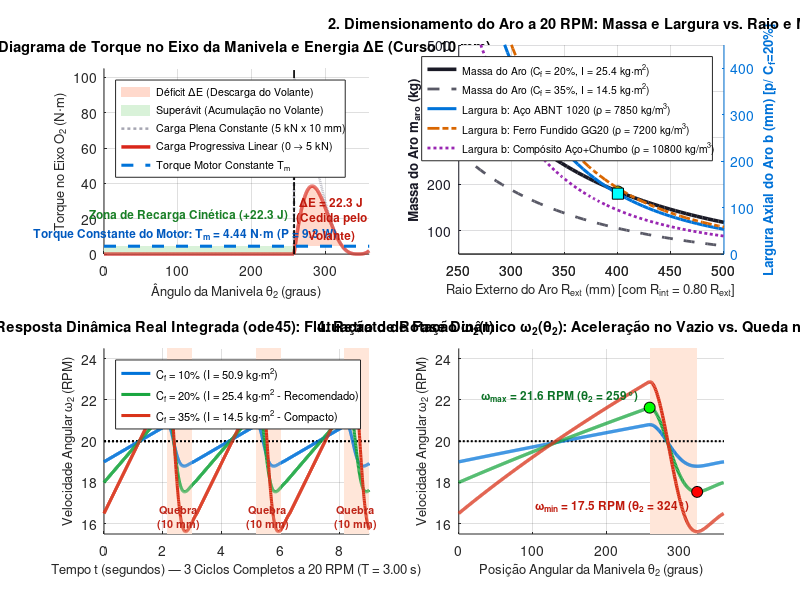

Write MATLAB code to recreate this figure.
% =========================================================================
% Trabalho Final 1 - Dinâmica das Máquinas (UFG)
% Dimensionamento do Volante de Inércia em Aro (20 RPM, Quebra de 10 mm)
% e Simulação Numérica da EDO Não-Linear de Movimento (ode45)
% Aluno: Guilherme Paiva Crispim Abalém | Prof. Sigeo Kitatani Jr.
% =========================================================================

clear; clc; close all;

script_dir = fileparts(mfilename('fullpath'));
if isempty(script_dir), script_dir = '.'; end
assets_dir = fullfile(script_dir, 'assets');
if ~exist(assets_dir, 'dir'), mkdir(assets_dir); end

% -------------------------------------------------------------------------
% 1. Parâmetros Cinemáticos e de Operação (20 RPM, Curso de Quebra = 10 mm)
% -------------------------------------------------------------------------
h_curso = 30.0e-3;       % Curso total da navalha = 30 mm (0.030 m)
delta_quebra = 10.0e-3;  % Curso efetivo de quebra do baru = 10 mm (0.010 m)
F_max = 5000.0;          % Força máxima de cisalhamento = 5000 N
eta_mec = 0.90;          % Rendimento mecânico das juntas e guia prismática

RPM_alvo = 20.0;                   % Rotação nominal = 20 RPM
w_med = RPM_alvo * 2 * pi / 60.0;  % 2.0944 rad/s
T_ciclo = 60.0 / RPM_alvo;         % 3.00 s por ciclo

dt = deg2rad(30.0);
L4 = h_curso / (2.0 * (1.0 - cos(dt))); % 0.1119615 m
L5 = L4;

O4 = [0.0; 0.0];
B2 = [0.0; -L4];
B1 = [-L4*sin(dt); -L4*cos(dt)];
M_vec = B1 - B2;
corda_M = norm(M_vec);

O2 = B2 + 1.5 * M_vec;   % Configuração Ultra-Compacta K = 1.5
L2 = corda_M / 2.0;      % 0.02898 m
L3 = corda_M;            % 0.05796 m

y_pmi = -2.0 * L4;                 % -0.223923 m
y_pms = -2.0 * L4 * cos(dt);       % -0.193923 m
y_contato = y_pmi + delta_quebra;  % -0.213923 m (10 mm acima do PMI)

% -------------------------------------------------------------------------
% 2. Pré-Cálculo Cinemático e Diagrama de Torque Resistente T_res(theta2)
% -------------------------------------------------------------------------
N_pts = 3600;
th2_deg = linspace(0, 360, N_pts);
th2_rad = deg2rad(th2_deg);
dth = th2_rad(2) - th2_rad(1);

y_p = zeros(1, N_pts);
for i = 1:N_pts
    t2 = th2_rad(i);
    xA = O2(1) + L2 * cos(t2);
    yA = O2(2) + L2 * sin(t2);
    d_A = hypot(xA, yA);
    a_c = (L4^2 - L3^2 + d_A^2) / (2.0 * d_A);
    h_c = sqrt(max(0.0, L4^2 - a_c^2));
    x2_c = a_c * xA / d_A;
    y2_c = a_c * yA / d_A;
    p_plus = [x2_c + h_c * (-yA)/d_A; y2_c + h_c * (xA)/d_A];
    p_minus = [x2_c - h_c * (-yA)/d_A; y2_c - h_c * (xA)/d_A];
    if p_plus(1) <= 1e-4 && p_plus(2) < 0
        B = p_plus;
    else
        B = p_minus;
    end
    y_p(i) = B(2) - sqrt(L5^2 - B(1)^2);
end

% Coeficiente cinemático de velocidade do pistão: h_p = dy_p / dtheta2 (m/rad)
h_p = gradient(y_p, dth);
dh_p = gradient(h_p, dth);

% Região de descida com contato no baru (últimos 10 mm antes do PMI)
idx_quebra = find((th2_deg > 166.0) & (y_p <= y_contato));
th2_ini_deg = th2_deg(idx_quebra(1));

% Penetração normalizada s em [0, 1] ao longo dos 10 mm
s_pen = zeros(1, N_pts);
s_pen(idx_quebra) = (y_contato - y_p(idx_quebra)) / delta_quebra;

% Perfis de Força F(y):
% 1) Linear Progressivo (0 -> 5000 N nos 10 mm: W_corte = 25.0 J)
F_lin = zeros(1, N_pts);
F_lin(idx_quebra) = F_max * s_pen(idx_quebra);

% 2) Constante Pleno (5000 N constantes nos 10 mm: W_corte = 50.0 J)
F_const = zeros(1, N_pts);
F_const(idx_quebra) = F_max;

% Torque resistente refletido no eixo da manivela (N.m)
T_res_lin   = (F_lin   .* abs(h_p)) / eta_mec;
T_res_const = (F_const .* abs(h_p)) / eta_mec;

% Trabalho por ciclo e Torque constante do motor
W_ciclo_lin   = trapz(th2_rad, T_res_lin);
Tm_lin        = W_ciclo_lin / (2*pi);
dE_lin        = trapz(th2_rad, max(0, T_res_lin - Tm_lin));

W_ciclo_const = trapz(th2_rad, T_res_const);
Tm_const      = W_ciclo_const / (2*pi);
dE_const      = trapz(th2_rad, max(0, T_res_const - Tm_const));

% Ângulos onde T_res_lin cruza Tm_lin (limites da zona de déficit de energia)
idx_deficit = find(T_res_lin > Tm_lin);
th_A_deg = th2_deg(idx_deficit(1));
th_B_deg = th2_deg(idx_deficit(end));

% -------------------------------------------------------------------------
% 3. Integração Numérica da EDO Não-Linear via ode45 (Dinâmica Direta)
% -------------------------------------------------------------------------
% Equação de movimento:
% I_eq(th2) * d(w2)/dt + 0.5 * dI_eq/dth2 * w2^2 = T_motor - T_res(th2)
% onde I_eq(th2) = I_volante + m_pistao * h_p(th2)^2
m_eq_pistao = 2.5; % Massa equivalente do pistão + faca + bielas (kg)

% Testar 3 valores de Inércia do Volante em Aro (para o caso Linear Progressivo):
% Caso 1: Cf = 0.10 -> I1 = 50.89 kg.m^2 (Volante Grande / Industrial)
% Caso 2: Cf = 0.20 -> I2 = 25.44 kg.m^2 (Volante Padrão Norton p/ Prensas)
% Caso 3: Cf = 0.35 -> I3 = 14.54 kg.m^2 (Volante Compacto Econômico)
I_casos = [dE_lin/(w_med^2 * 0.10), dE_lin/(w_med^2 * 0.20), dE_lin/(w_med^2 * 0.35)];
nomes_casos = {
    sprintf('C_f = 10%% (I = %.1f kg\\cdotm^2)', I_casos(1)),
    sprintf('C_f = 20%% (I = %.1f kg\\cdotm^2 - Recomendado)', I_casos(2)),
    sprintf('C_f = 35%% (I = %.1f kg\\cdotm^2 - Compacto)', I_casos(3))
};
cores_casos = {[0.00, 0.45, 0.85], [0.10, 0.65, 0.25], [0.85, 0.20, 0.10]};

% Simular 3 ciclos completos (9.0 segundos)
t_span = linspace(0, 3 * T_ciclo, 1500);
opts = odeset('RelTol', 1e-6, 'AbsTol', 1e-7, 'MaxStep', 0.01);

sol_t = cell(1, 3);
sol_th = cell(1, 3);
sol_rpm = cell(1, 3);

for c = 1:3
    I_vol = I_casos(c);
    % A velocidade em theta2 = 0 (PMI) é próxima de w_min!
    % Para iniciar já em regime periódico estacionário:
    % Entre th_B (~352°) e 360°, o motor já acelerou um pouco, mas ainda está perto de w_min.
    % Calculamos w0 exato pelo balanço energético:
    % Em th2 = 0, a energia acumulada desde th_B é int_{th_B}^{360} (Tm - T_res) dth
    w_min_est = w_med * (1 - (dE_lin / (I_vol * w_med^2)) / 2);
    x0 = [0.0; w_min_est];
    
    edo_fn = @(t, x) [
        x(2);
        (Tm_lin - interp1(th2_rad, T_res_lin, mod(x(1), 2*pi), 'linear') ...
         - m_eq_pistao * interp1(th2_rad, h_p .* dh_p, mod(x(1), 2*pi), 'linear') * x(2)^2) ...
        / (I_vol + m_eq_pistao * (interp1(th2_rad, h_p, mod(x(1), 2*pi), 'linear'))^2)
    ];
    
    [t_out, x_out] = ode45(edo_fn, t_span, x0, opts);
    sol_t{c} = t_out;
    sol_th{c} = x_out(:, 1);
    sol_rpm{c} = x_out(:, 2) * 60.0 / (2*pi);
end

% -------------------------------------------------------------------------
% 4. Geração da Figura Técnica de 4 Painéis (300 DPI)
% -------------------------------------------------------------------------
fig = figure('Visible', 'off', 'Position', [50, 50, 1400, 920], 'Color', 'w');

% --- PAINEL 1 (Superior Esquerdo): Diagrama de Torque e Energia Delta_E ---
subplot(2, 2, 1);
hold on; grid on;

% Sombrear área Delta_E (onde T_res > T_motor)
th_def = th2_deg(idx_deficit);
T_def = T_res_lin(idx_deficit);
fill([th_def, fliplr(th_def)], [T_def, repmat(Tm_lin, 1, length(th_def))], ...
     [1.0, 0.85, 0.80], 'EdgeColor', 'none');

% Sombrear área de acumulação (onde T_motor > T_res)
idx_acum1 = find(th2_deg <= th_A_deg);
fill([th2_deg(idx_acum1), fliplr(th2_deg(idx_acum1))], ...
     [T_res_lin(idx_acum1), repmat(Tm_lin, 1, length(idx_acum1))], ...
     [0.85, 0.95, 0.85], 'EdgeColor', 'none');

plot(th2_deg, T_res_const, 'Color', [0.65, 0.65, 0.70], 'LineStyle', ':', 'LineWidth', 1.8);
plot(th2_deg, T_res_lin, 'Color', [0.85, 0.15, 0.10], 'LineWidth', 2.5);
plot([0, 360], [Tm_lin, Tm_lin], 'Color', [0.00, 0.45, 0.85], 'LineStyle', '--', 'LineWidth', 2.2);

% Linha vertical de início dos 10 mm de quebra
plot([th2_ini_deg, th2_ini_deg], [0, 105], 'k-.', 'LineWidth', 1.2);
text(th2_ini_deg - 6, 52, sprintf('Início Quebra (10 mm)\n\\theta_2 = %.1f°', th2_ini_deg), ...
     'FontSize', 8.5, 'FontWeight', 'bold', 'HorizontalAlignment', 'right');

text(110, Tm_lin + 7, sprintf('Torque Constante do Motor: T_m = %.2f N\\cdotm (P = %.1f W)', Tm_lin, Tm_lin*w_med), ...
     'FontSize', 8.5, 'FontWeight', 'bold', 'Color', [0.00, 0.35, 0.75], 'HorizontalAlignment', 'center');

text(310, 20, sprintf('\\DeltaE = %.1f J\n(Cedida pelo\nVolante)', dE_lin), ...
     'FontSize', 8.5, 'FontWeight', 'bold', 'Color', [0.75, 0.10, 0.05], 'HorizontalAlignment', 'center');

text(115, 22, 'Zona de Recarga Cinética (+22.3 J)', ...
     'FontSize', 8.5, 'FontWeight', 'bold', 'Color', [0.10, 0.50, 0.15], 'HorizontalAlignment', 'center');

title('1. Diagrama de Torque no Eixo da Manivela e Energia \DeltaE (Curso 10 mm)', 'FontSize', 10.5, 'FontWeight', 'bold');
xlabel('Ângulo da Manivela \theta_2 (graus)', 'FontSize', 9.5);
ylabel('Torque no Eixo O_2 (N\cdotm)', 'FontSize', 9.5);
legend({'Déficit \DeltaE (Descarga do Volante)', 'Superávit (Acumulação no Volante)', ...
        'Carga Plena Constante (5 kN x 10 mm)', 'Carga Progressiva Linear (0 \rightarrow 5 kN)', ...
        'Torque Motor Constante T_m'}, 'Location', 'northwest', 'FontSize', 7.8);
xlim([0, 360]); ylim([0, 105]);

% --- PAINEL 2 (Superior Direito): Dimensionamento Geométrico do Aro e Materiais ---
subplot(2, 2, 2);
hold on; grid on;

Re_vec = linspace(0.25, 0.50, 50); % Raio externo de 250 a 500 mm
Ri_vec = 0.80 * Re_vec;            % Aro com R_int = 0.80 * R_ext

% Massa do aro depende apenas de Re e I_req (independente do material!):
m_aro_20 = I_casos(2) ./ (1.05 * 0.5 * (Re_vec.^2 + Ri_vec.^2)); % Cf = 20%
m_aro_35 = I_casos(3) ./ (1.05 * 0.5 * (Re_vec.^2 + Ri_vec.^2)); % Cf = 35%

% Largura axial b (mm) para Cf = 20% em 3 materiais:
b_fofo   = (m_aro_20 / 7200)  ./ (pi * (Re_vec.^2 - Ri_vec.^2)) * 1000;
b_aco    = (m_aro_20 / 7850)  ./ (pi * (Re_vec.^2 - Ri_vec.^2)) * 1000;
b_chumbo = (m_aro_20 / 10800) ./ (pi * (Re_vec.^2 - Ri_vec.^2)) * 1000;

[ax, h1, h2] = plotyy(Re_vec*1000, m_aro_20, Re_vec*1000, b_aco);
hold(ax(1), 'on'); hold(ax(2), 'on');

set(h1, 'Color', [0.10, 0.10, 0.15], 'LineWidth', 2.6, 'LineStyle', '-');
plot(ax(1), Re_vec*1000, m_aro_35, 'Color', [0.35, 0.35, 0.40], 'LineWidth', 2.0, 'LineStyle', '--');

set(h2, 'Color', [0.00, 0.45, 0.85], 'LineWidth', 2.2, 'LineStyle', '-');
plot(ax(2), Re_vec*1000, b_fofo, 'Color', [0.85, 0.40, 0.00], 'LineWidth', 2.0, 'LineStyle', '-.');
plot(ax(2), Re_vec*1000, b_chumbo, 'Color', [0.60, 0.15, 0.70], 'LineWidth', 2.0, 'LineStyle', ':');

% Destacar ponto ótimo de projeto em R_ext = 400 mm (D = 800 mm)
plot(ax(1), 400, interp1(Re_vec*1000, m_aro_20, 400), 'ko', 'MarkerFaceColor', 'y', 'MarkerSize', 8);
plot(ax(2), 400, interp1(Re_vec*1000, b_aco, 400), 'ks', 'MarkerFaceColor', 'c', 'MarkerSize', 8);

set(ax(1), 'YColor', [0.1 0.1 0.15], 'YLim', [50, 500]);
set(ax(2), 'YColor', [0.0 0.45 0.85], 'YLim', [0, 450]);
ylabel(ax(1), 'Massa do Aro m_{aro} (kg)', 'FontSize', 9.5, 'FontWeight', 'bold');
ylabel(ax(2), 'Largura Axial do Aro b (mm) [p/ C_f=20%]', 'FontSize', 9.5, 'FontWeight', 'bold');
xlabel(ax(1), 'Raio Externo do Aro R_{ext} (mm) [com R_{int} = 0.80 R_{ext}]', 'FontSize', 9.5);
title('2. Dimensionamento do Aro a 20 RPM: Massa e Largura vs. Raio e Material', 'FontSize', 10.5, 'FontWeight', 'bold');

legend([h1; findobj(ax(1), 'LineStyle', '--'); h2; findobj(ax(2), 'LineStyle', '-.'); findobj(ax(2), 'LineStyle', ':')], ...
       {'Massa do Aro (C_f = 20%, I = 25.4 kg\cdotm^2)', ...
        'Massa do Aro (C_f = 35%, I = 14.5 kg\cdotm^2)', ...
        'Largura b: Aço ABNT 1020 (\rho = 7850 kg/m^3)', ...
        'Largura b: Ferro Fundido GG20 (\rho = 7200 kg/m^3)', ...
        'Largura b: Compósito Aço+Chumbo (\rho = 10800 kg/m^3)'}, ...
       'Location', 'northeast', 'FontSize', 7.5);

% --- PAINEL 3 (Inferior Esquerdo): Simulação Temporal ode45 omega2(t) ---
subplot(2, 2, 3);
hold on; grid on;

plot([0, 3*T_ciclo], [RPM_alvo, RPM_alvo], 'k:', 'LineWidth', 1.5);
for c = 1:3
    plot(sol_t{c}, sol_rpm{c}, 'Color', cores_casos{c}, 'LineWidth', 2.2);
end

% Destacar os instantes de impacto com o baru em cada ciclo
for k_c = 1:3
    t_imp = (k_c - 1)*T_ciclo + (th2_ini_deg/360)*T_ciclo;
    fill([t_imp, k_c*T_ciclo, k_c*T_ciclo, t_imp], [15.5, 15.5, 24.5, 24.5], ...
         [1.0, 0.90, 0.85], 'EdgeColor', 'none');
end
% Replotar linhas por cima do sombreamento
plot([0, 3*T_ciclo], [RPM_alvo, RPM_alvo], 'k:', 'LineWidth', 1.5);
h_lines = zeros(1, 3);
for c = 1:3
    h_lines(c) = plot(sol_t{c}, sol_rpm{c}, 'Color', cores_casos{c}, 'LineWidth', 2.2);
end

text(2.55, 16.3, sprintf('Quebra\n(10 mm)'), 'FontSize', 7.8, 'Color', [0.75 0.15 0.1], 'HorizontalAlignment', 'center', 'FontWeight', 'bold');
text(5.55, 16.3, sprintf('Quebra\n(10 mm)'), 'FontSize', 7.8, 'Color', [0.75 0.15 0.1], 'HorizontalAlignment', 'center', 'FontWeight', 'bold');
text(8.55, 16.3, sprintf('Quebra\n(10 mm)'), 'FontSize', 7.8, 'Color', [0.75 0.15 0.1], 'HorizontalAlignment', 'center', 'FontWeight', 'bold');

title('3. Resposta Dinâmica Real Integrada (ode45): Flutuação de Rotação \omega_2(t)', 'FontSize', 10.5, 'FontWeight', 'bold');
xlabel('Tempo t (segundos) — 3 Ciclos Completos a 20 RPM (T = 3.00 s)', 'FontSize', 9.5);
ylabel('Velocidade Angular \omega_2 (RPM)', 'FontSize', 9.5);
legend(h_lines, nomes_casos, 'Location', 'northwest', 'FontSize', 8.0);
xlim([0, 3*T_ciclo]); ylim([15.5, 24.5]);

% --- PAINEL 4 (Inferior Direito): Retrato de Fase Estacionário omega2(theta2) ---
subplot(2, 2, 4);
hold on; grid on;

fill([th_A_deg, th_B_deg, th_B_deg, th_A_deg], [15.5, 15.5, 24.5, 24.5], ...
     [1.0, 0.90, 0.85], 'EdgeColor', 'none');

plot([0, 360], [RPM_alvo, RPM_alvo], 'k:', 'LineWidth', 1.5);

% Plotar 1 ciclo completo no retrato de fase
for c = 1:3
    idx_1ciclo = find(sol_th{c} <= 2*pi);
    plot(rad2deg(sol_th{c}(idx_1ciclo)), sol_rpm{c}(idx_1ciclo), 'Color', cores_casos{c}, 'LineWidth', 2.4);
end

% Marcar omega_max (em th_A) e omega_min (em th_B) para o caso recomendado Cf=20%
idx_1c = find(sol_th{2} <= 2*pi);
[rpm_max2, id_max2] = max(sol_rpm{2}(idx_1c));
[rpm_min2, id_min2] = min(sol_rpm{2}(idx_1c));
th_max2 = rad2deg(sol_th{2}(idx_1c(id_max2)));
th_min2 = rad2deg(sol_th{2}(idx_1c(id_min2)));

plot(th_max2, rpm_max2, 'ko', 'MarkerFaceColor', 'g', 'MarkerSize', 8);
plot(th_min2, rpm_min2, 'ko', 'MarkerFaceColor', 'r', 'MarkerSize', 8);

text(th_max2 - 15, rpm_max2 + 0.55, sprintf('\\omega_{max} = %.1f RPM (\\theta_2 = %.0f°)', rpm_max2, th_max2), ...
     'FontSize', 8.5, 'FontWeight', 'bold', 'Color', [0.05 0.45 0.15], 'HorizontalAlignment', 'right');
text(th_min2 - 10, rpm_min2 - 0.65, sprintf('\\omega_{min} = %.1f RPM (\\theta_2 = %.0f°)', rpm_min2, th_min2), ...
     'FontSize', 8.5, 'FontWeight', 'bold', 'Color', [0.75 0.10 0.05], 'HorizontalAlignment', 'right');

title('4. Retrato de Fase Dinâmico \omega_2(\theta_2): Aceleração no Vazio vs. Queda na Quebra', 'FontSize', 10.5, 'FontWeight', 'bold');
xlabel('Posição Angular da Manivela \theta_2 (graus)', 'FontSize', 9.5);
ylabel('Velocidade Angular \omega_2 (RPM)', 'FontSize', 9.5);
xlim([0, 360]); ylim([15.5, 24.5]);

out_img = fullfile(assets_dir, 'dimensionamento_volante_20rpm_dinamica.png');
print(fig, out_img, '-dpng', '-r300');
close(fig);
fprintf('\nFigura técnica salva com sucesso em: %s\n', out_img);
